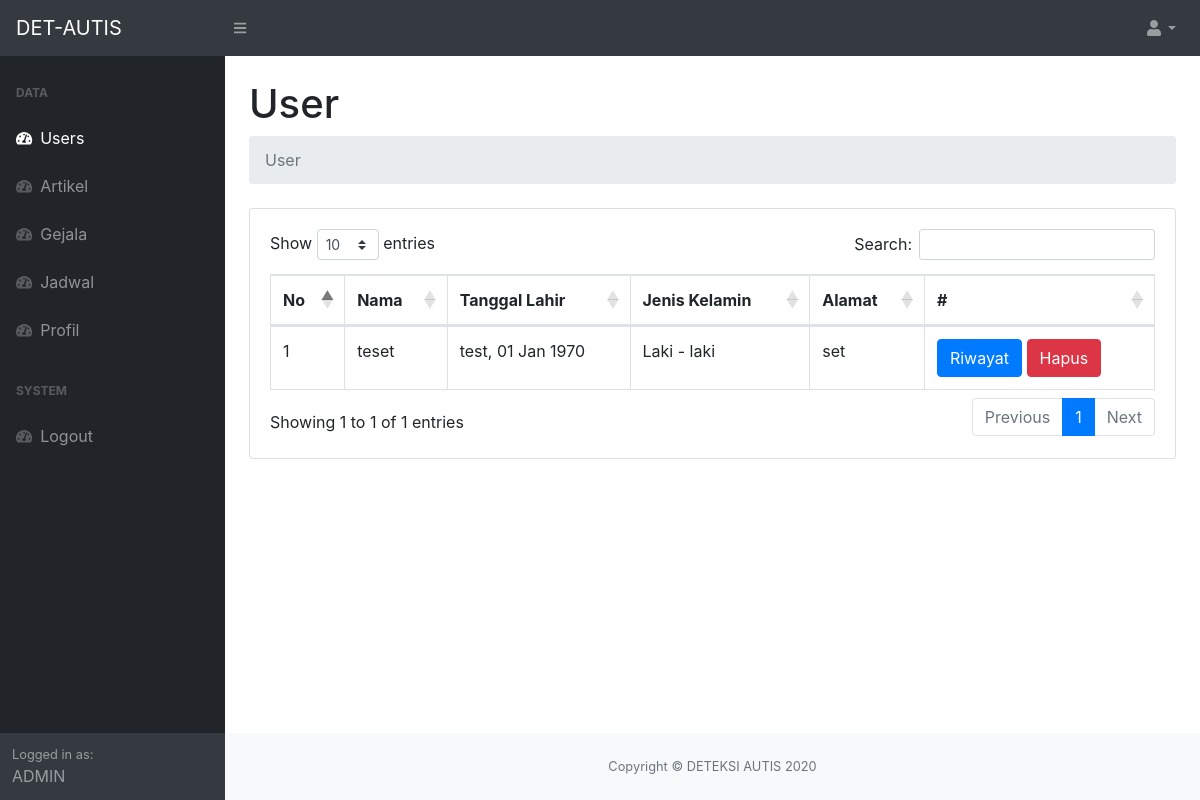
The page /admin/index.php (signed in) on the database its author committed.
### tables this page shows
CREATE TABLE `user` (
  `id_user` int(11) NOT NULL,
  `nama_user` varchar(100) NOT NULL,
  `tempat_lahir` varchar(50) NOT NULL,
  `tanggal_lahir` datetime NOT NULL,
  `jenis_kelamin` int(1) NOT NULL,
  `alamat` text NOT NULL,
  `kata_sandi` varchar(100) NOT NULL
);

### admin/Users/index.php (the view, shortened to what this page needs)
<div class="container-fluid">
    <h1 class="mt-4">User</h1>
    <ol class="breadcrumb mb-4">
        <li class="breadcrumb-item active">User</li>
    </ol>
    <div class="card mb-4">
        <div class="card-body">
            <div class="table-responsive">
                <table class="table table-bordered" id="dataTable" width="100%" cellspacing="0">
                    <thead>
                        <tr>
                            <th>No</th>
                            <th>Nama</th>
                            <th>Tanggal Lahir</th>
                            <th>Jenis Kelamin</th>
                            <th>Alamat</th>
                            <th>#</th>
                        </tr>
                    </thead>
                    <tbody>
                        <?php $getUsers = $koneksi->query("SELECT * FROM user") ?>
                        <?php $no = 1;
                        while ($dataUsers = $getUsers->fetch_assoc()) :
                            $jenis_kelamin = ($dataUsers['jenis_kelamin'] == 1) ? "Laki - laki" : "Perempuan";
                        ?>
                            <tr>
                                <td><?= $no ?></td>
                                <td><?= $dataUsers['nama_user'] ?></td>
                                <td><?= $dataUsers['tempat_lahir'] ?>, <?= date("d M Y", strtotime("tanggal_lahir")) ?></td>
                                <td><?= $jenis_kelamin ?></td>
                                <td><?= $dataUsers['alamat'] ?></td>
                                <td>
                                    <a href="index.php?page=users-riwayat&id=<?= $dataUsers['id'] ?>" class="btn btn-primary">Riwayat</a>
                                    <a href="index.php?page=users-hapus&id=<?= $dataUsers['id'] ?>" class="btn btn-danger" onclick="return confirm('Hapus Data?')">Hapus</a>
                                </td>
                            </tr>
                        <?php $no++;
                        endwhile ?>
                    </tbody>
                </table>
            </div>
        </div>
    </div>
</div>

### rows shown on the page
user: nama_user "teset", tempat_lahir "test", jenis_kelamin "Laki - laki", alamat "set"
